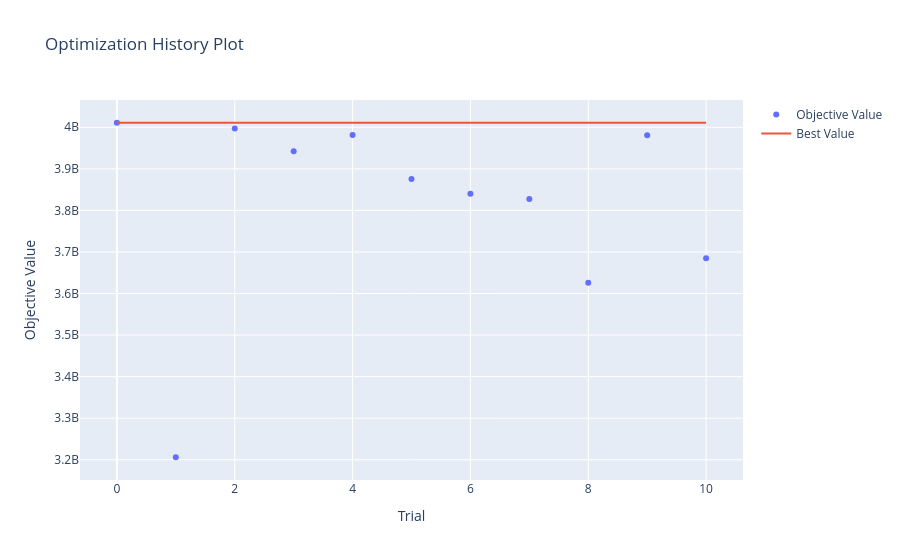

Source (notebook cell):
### Markdown cell above
Visualizo resultados de optimización

### Code cell
optuna.visualization.plot_optimization_history(study)

### Figure 1 — Plotly figure (JSON) as saved in the notebook; plotly's stock layout.template omitted (floating-point values rounded to 4 significant figures)
{"data": [{"mode": "markers", "name": "Objective Value", "type": "scatter", "x": [0, 1, 2, 3, 4, 5, 6, 7, 8, 9, 10], "y": [4010930000, 3206060000, 3997000000.0, 3942000000.0, 3981670000, 3875300000, 3840265000, 3828000000.0, 3626000000.0, 3981000000.0, 3684780000]}, {"mode": "lines", "name": "Best Value", "type": "scatter", "x": [0, 1, 2, 3, 4, 5, 6, 7, 8, 9, 10], "y": [4010930000, 4010930000, 4010930000, 4010930000, 4010930000, 4010930000, 4010930000, 4010930000, 4010930000, 4010930000, 4010930000]}, {"marker": {"color": "#cccccc"}, "mode": "markers", "name": "Infeasible Trial", "showlegend": false, "type": "scatter", "x": [], "y": []}], "layout": {"title": {"text": "Optimization History Plot"}, "xaxis": {"title": {"text": "Trial"}}, "yaxis": {"title": {"text": "Objective Value"}}}}
